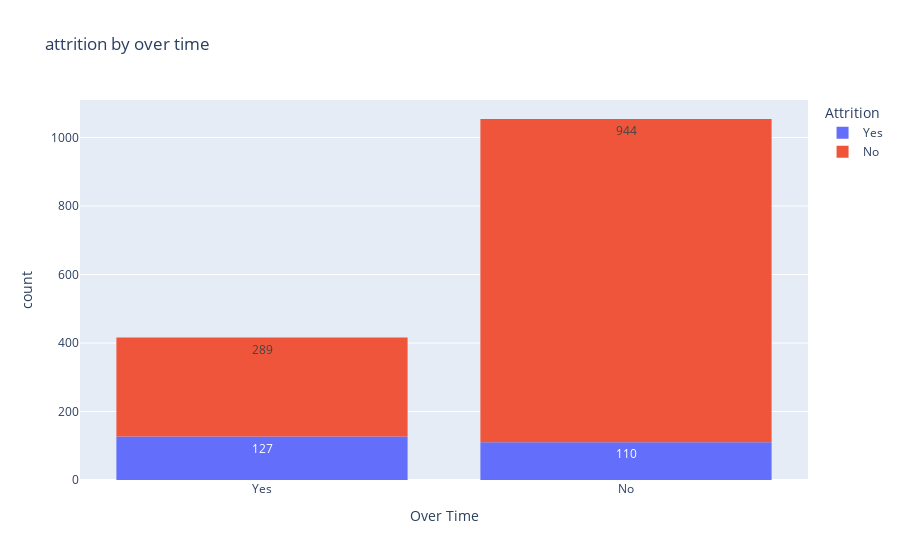

Notebook code for this chart:
### Code cell
fig=px.histogram(df,x='Over Time',color='Attrition',title='attrition by over time',text_auto=True)
fig.show()

### Figure 1 — Plotly figure (JSON) as saved in the notebook; plotly's stock layout.template omitted (floating-point values rounded to 4 significant figures; data arrays with more than 128 entries replaced by an {"elided": "..."} marker saying what was removed)
{"data": [{"alignmentgroup": "True", "bingroup": "x", "hovertemplate": "Attrition=Yes<br>Over Time=%{x}<br>count=%{y}<extra></extra>", "legendgroup": "Yes", "marker": {"color": "#636efa", "pattern": {"shape": ""}}, "name": "Yes", "offsetgroup": "Yes", "orientation": "v", "showlegend": true, "texttemplate": "%{value}", "type": "histogram", "x": {"elided": "237 str values"}, "xaxis": "x", "yaxis": "y"}, {"alignmentgroup": "True", "bingroup": "x", "hovertemplate": "Attrition=No<br>Over Time=%{x}<br>count=%{y}<extra></extra>", "legendgroup": "No", "marker": {"color": "#EF553B", "pattern": {"shape": ""}}, "name": "No", "offsetgroup": "No", "orientation": "v", "showlegend": true, "texttemplate": "%{value}", "type": "histogram", "x": {"elided": "1233 str values"}, "xaxis": "x", "yaxis": "y"}], "layout": {"barmode": "relative", "legend": {"title": {"text": "Attrition"}, "tracegroupgap": 0}, "title": {"text": "attrition by over time"}, "xaxis": {"anchor": "y", "domain": [0, 1], "title": {"text": "Over Time"}}, "yaxis": {"anchor": "x", "domain": [0, 1], "title": {"text": "count"}}}}
